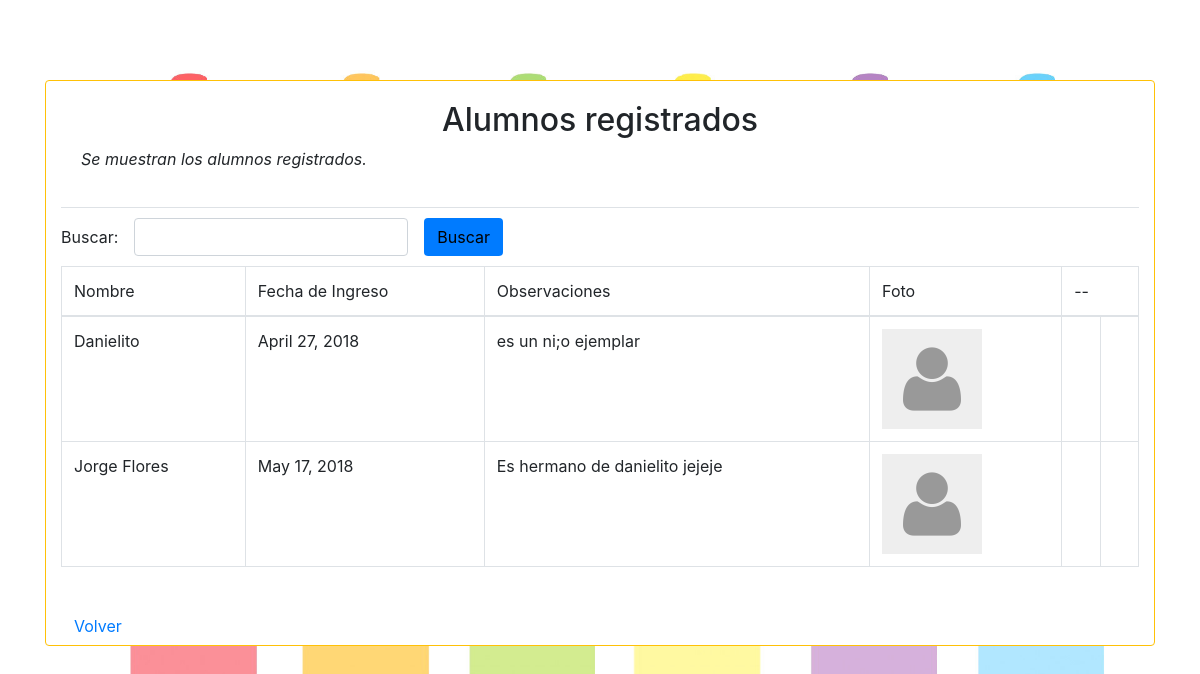
The page /alumnos/detalles on the database as committed earlier.
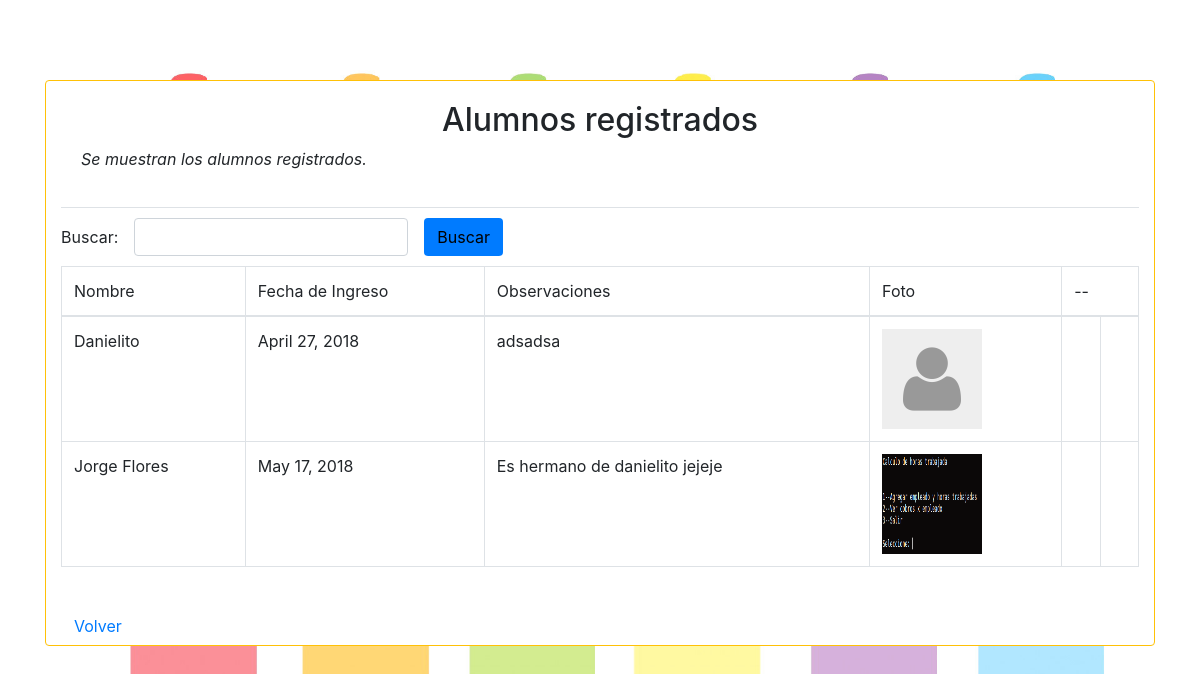
The same page on the database as committed later.
### alumnos/models.py (models this page shows, shortened)
class alumnos(models.Model):
    alu_nombre = models.CharField(max_length = 400)
    alu_tutores = models.ManyToManyField(Tutor)
    alu_vigente = models.BooleanField(default = True)
    alu_fechaIngreso = models.DateField(auto_now_add = True, null=True)
    alu_observaciones = models.CharField(max_length = 2000, null=True)
    alu_foto = models.ImageField(upload_to='media/fotosAlu', null=True, default='media/default/default.jpeg')
    slug = models.SlugField(max_length=24, default="1")

### alumnos/views.py (the view)
# urls.py: url(r'^alumnos/detalles',AlumnoReporte.as_view(),name='alumnos_reporte'),
class AlumnoReporte(ListView):
	template_name = "alumnos/reporte.html"
	model = alumnos

### templates/alumnos/reporte.html (shortened to what this page needs)
{% extends 'base.html' %}
	{% block content%}
<div class="mt-4 mb-4 card border rounded border-warning">
			<div class="container">
                <div class="card-body border-bottom">
<h2 class="form-label text-center">Alumnos registrados</h2>
<p class="form-label text-justify font-italic">Se muestran los alumnos registrados.</p>
    </div>
                <div class="form-inline margenes10">
        <div class="form-group">
            <label class="mr-md-3">Buscar:</label>
            <input type="text" class="mr-md-3 form-control" onkeyup="busquedaEnter(event)" id="inputBusqueda" />
            <button class="btn bg-primary " onclick="Buscar()">Buscar</button>
        </div>
                </div>
		<table class = "table table-bordered" >
			<thead>
				<tr>
					<td>Nombre</td>
					<td>Fecha de Ingreso</td>
					<td>Observaciones</td>
					<td>Foto</td>
					<td colspan="2">--</td>
				</tr>
			</thead>
			<tbody id="ResultadoTabla">
				<tr>
				{% for p in object_list %}
					<td>{{ p.alu_nombre }}</td>
					<td>{{ p.alu_fechaIngreso }}</td>
					<td>{{ p.alu_observaciones }}</td>
					{% if p.alu_foto %}
						<td>
							<img height="100" width="100" src="{{ p.alu_foto.url }}" data-toggle="modal" data-target="#modalImagen" title="Ver foto" onclick="obtenerFoto(this)" class='img-responsive clickPointer'/>
						</td>
		 			{% endif %}
                    <td onclick="window.location ='/detalles/{{p.slug}}'"></td>
                    <td onclick="window.location ='/updateAlumno/{{p.slug}}'"></td>
				</tr>
			{% endfor %}
			</tbody>
		</table>
			<br>
			<a href="/" class="btn btn-default">Volver</a>
	</div>
</div>
{% endblock %}

Rows that differ between the two databases and show on the page:
changed alumnos "Danielito": alu_observaciones "es un ni;o ejemplar" → "adsadsa"
changed alumnos "Jorge Flores": alu_foto: picture added in place of a placeholder
